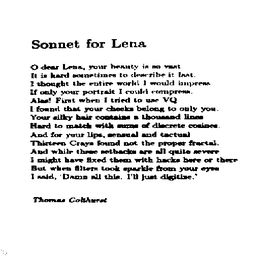
%> input picture proj2/test-images-for-q2/son3.gif, 260 x 260 px, shrunk from 512 x 512 before the run
$ octave ques2.m   (GNU Octave 9; MATLAB toolbox functions it lacks are replaced by stand-ins)
%> lines starting %> are read from the running program, lines starting %| are printed output that depends on the picture; in (x1, y1, x2, y2) boxes, pixels count from 0 and x2, y2 are one past the last pixel; in counts of white or black regions, pixels touching at a corner belong together; the program's own positions count from 1
close all;
clear all;

%% scaning the images
orig=imread('son3.gif');
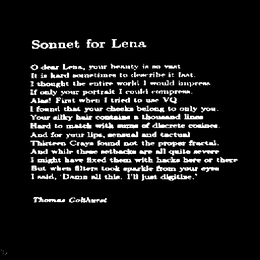
%> orig: size 260x260 uint8; min 0, max 255, mean 23.8
orig=double(orig);
%> orig: size 260x260 double
figure();
imshow(orig);
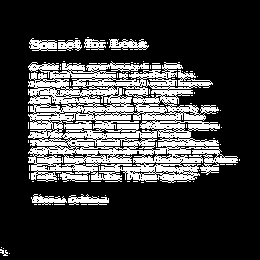
%> displayed picture: size 260x260, on the screen's scale of 0 to 255; 23.3% white; 91 white regions (82 under 20 px), largest, box (x1, y1, x2, y2) and area: (28, 61, 238, 183) 14116, (109, 39, 149, 50) 264, (68, 194, 109, 205) 255
orig=orig*255;
title('son3');

[tmp1,map]=imread('son3rot1.gif');
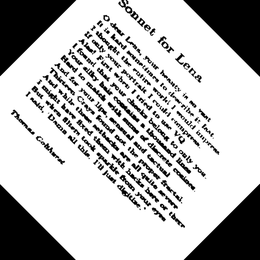
%> input picture proj2/test-images-for-q2/son3rot1.gif, 260 x 260 px, shrunk from 512 x 512 before the run
%> tmp1 is the input picture: size 260x260 uint8; min 0, max 255, mean 187.1
%> map = 256 rows, first 12: [0 0 0; 0.00392 0.00392 0.00392; 0.00784 0.00784 0.00784; 0.0118 0.0118 0.0118; 0.0157 0.0157 0.0157; 0.0196 0.0196 0.0196; 0.0235 0.0235 0.0235; 0.0275 0.0275 0.0275; 0.0314 0.0314 0.0314; 0.0353 0.0353 0.0353; 0.0392 0.0392 0.0392; 0.0431 0.0431 0.0431]
imwrite(tmp1,map,'rot1.jpg');
temp1=imread('rot1.jpg');
%> temp1: size 260x260x3 uint8; min 0, max 255, mean 186.5
figure();
imshow(temp1);
title('son3rot1');

[tmp2,map]=imread('son3rot2.gif');
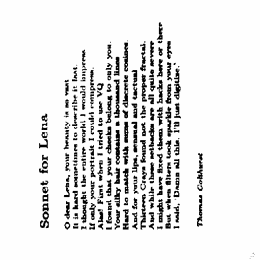
%> input picture proj2/test-images-for-q2/son3rot2.gif, 260 x 260 px, shrunk from 512 x 512 before the run
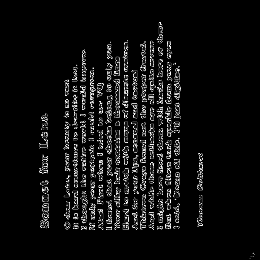
%> tmp2: size 260x260 uint8; min 0, max 15, mean 0.931; drawn with min black and max white
%> map = 16 rows, first 12: [0.996 0.996 0.996; 0.00784 0.00784 0.00784; 0.906 0.906 0.906; 0.843 0.843 0.843; 0.0902 0.0902 0.0902; 0.153 0.153 0.153; 0.78 0.78 0.78; 0.467 0.467 0.467; 0.718 0.718 0.718; 0.216 0.216 0.216; 0.655 0.655 0.655; 0.404 0.404 0.404]
imwrite(tmp2,map,'rot2.jpg');
temp2=imread('rot2.jpg');
%> temp2: size 260x260x3 uint8; min 0, max 255, mean 230
figure();
imshow(temp2);
title('son3rot2');

[tmp3,map]=imread('son3rot3.gif');
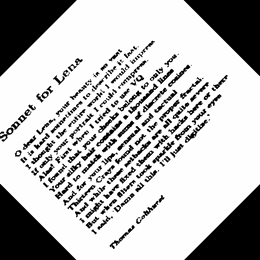
%> input picture proj2/test-images-for-q2/son3rot3.gif, 260 x 260 px, shrunk from 512 x 512 before the run
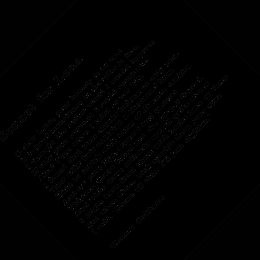
%> tmp3: size 260x260 uint8; min 0, max 57, mean 1.4
%> map = 64 rows, first 12: [0.996 0.996 0.996; 0 0 0; 0.91 0.91 0.91; 0.157 0.157 0.157; 0.843 0.843 0.843; 0.0902 0.0902 0.0902; 0.212 0.216 0.216; 0.588 0.588 0.584; 0.537 0.537 0.537; 0.784 0.784 0.784; 0.408 0.408 0.408; 0.714 0.714 0.714]
imwrite(tmp3,map,'rot3.jpg');
temp3=imread('rot3.jpg');
%> temp3: size 260x260x3 uint8; min 0, max 255, mean 185.9
figure();
imshow(temp3);
title('son3rot3');

%% finding size of images
sizeorig=(size(orig));
%> sizeorig = [260 260]
sizetemp1=(size(temp1));
%> sizetemp1 = [260 260 3]
sizetemp2=(size(temp2));
%> sizetemp2 = [260 260 3]
sizetemp3=(size(temp3));
%> sizetemp3 = [260 260 3]

%% processing images
for i=0:360
    B1=imrotate(temp1,i,'bilinear','crop');
    B1=double(rgb2gray(B1));
    B2=imrotate(temp2,i,'bilinear','crop');
    B2=double(rgb2gray(B2));
    B3=imrotate(temp3,i,'bilinear','crop');
    B3=double(rgb2gray(B3));
    diff1=abs(B1-orig);
    diffsum1=sum(sum(diff1));
    diff2=abs(B2-orig);
    diffsum2=sum(sum(diff2));
    diff3=abs(B3-orig);
    diffsum3=sum(sum(diff3));

    if(i==0)
        final=i;
        minm1=diffsum1;
        minm2=diffsum2;
        minm3=diffsum3;
    else
        if(diffsum1<minm1)
            minm1=diffsum1;
            final1=i;
        end
        if(diffsum2<minm2)
            minm2=diffsum2;
            final2=i;
        end
        if(diffsum3<minm3)
            minm3=diffsum3;
            final3=i;
        end

    end
end
%> this loop made 361 passes
%> (diffsum1, diffsum2, diffsum3, minm1, minm2, minm3) on passes 1 to 10: (416213205, 418942168, 416204043, 416213205, 418942168, 416204043), (416178263, 418798442, 416181791, 416178263, 418798442, 416181791), (416163520, 418669977, 416156353, 416163520, 418669977, 416156353), (416153263, 418539803, 416134133, 416153263, 418539803, 416134133), (416132558, 418415388, 416104164, 416132558, 418415388, 416104164), (416118753, 418298171, 416070487, 416118753, 418298171, 416070487), (416102632, 418162483, 416051191, 416102632, 418162483, 416051191), (416089930, 418042544, 416029761, 416089930, 418042544, 416029761), (416064776, 417944229, 416017661, 416064776, 417944229, 416017661), (416047353, 417825143, 416001137, 416047353, 417825143, 416001137)
%> (diffsum1, diffsum2, diffsum3, minm2, minm3) on passes 12, 13, 14, 17, 18, 19: (416043754, 417627236, 415953705, 417627236, 415953705), (416053675, 417517926, 415924512, 417517926, 415924512), (416051067, 417406732, 415908084, 417406732, 415908084), (416039938, 417118596, 415851654, 417118596, 415851654), (416039525, 417034158, 415841126, 417034158, 415841126), (416035478, 416957191, 415825461, 416957191, 415825461)
%> after the loop, final = 0; final1 = 153; final2 = 43; final3 = 63; minm1 = 415719979; minm3 = 415699021
fprintf('angle of rotation of  son3rot1.gif of %0.2f anticlockwise is needed to get original image \n',final1);
%| angle of rotation of  son3rot1.gif of 153.00 anticlockwise is needed to get original image
fprintf('angle of rotation of  son3rot2.gif of %0.2f anticlockwise is needed to get original image \n',final2);
%| angle of rotation of  son3rot2.gif of 43.00 anticlockwise is needed to get original image
fprintf('angle of rotation of  son3rot3.gif of %0.2f anticlockwise is needed to get original image \n',final3);
%| angle of rotation of  son3rot3.gif of 63.00 anticlockwise is needed to get original image
